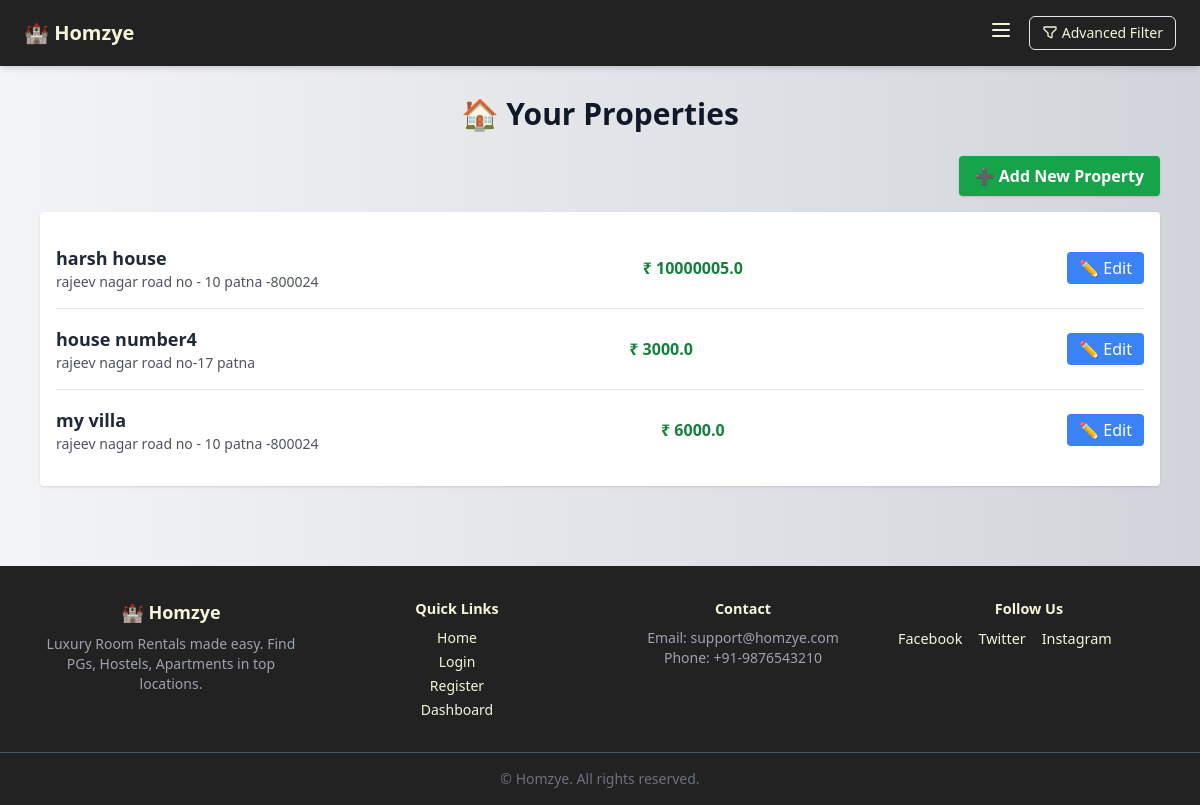
Page /dashboard (signed in) on the committed database.
### app.py (models this page shows)
class Property(db.Model):
    id = db.Column(db.Integer, primary_key=True)
    title = db.Column(db.String(200), nullable=False)
    description = db.Column(db.Text, nullable=False)
    location = db.Column(db.String(200), nullable=False)
    price = db.Column(db.Float, nullable=False)
    latitude = db.Column(db.Float)
    longitude = db.Column(db.Float)
    photo_filename = db.Column(db.String(128))
    owner_id = db.Column(db.Integer, db.ForeignKey('user.id'), nullable=False)
    created_at = db.Column(db.DateTime, default=datetime.utcnow)
    photos = db.relationship('Photo', back_populates='room', cascade='all, delete-orphan')

### app.py (the view)
@app.route('/dashboard')
@login_required
def dashboard():
    if current_user.role == 'admin':
        users = User.query.all()
        properties = Property.query.all()
        owner_data = db.session.query(User.username, db.func.count(Property.id)) \
            .join(Property, Property.owner_id == User.id) \
            .group_by(User.username).all()
        owner_names = [data[0] for data in owner_data]
        owner_counts = [data[1] for data in owner_data]
        return render_template('admin_dashboard.html',
                               users=users,
                               properties=properties,
                               owner_names=owner_names,
                               owner_counts=owner_counts)
    elif current_user.role == 'owner':
        props = Property.query.filter_by(owner_id=current_user.id).all()
        return render_template('dashboard_owner.html', properties=props)
    else:
       return render_template('dashboarduser.html')

### app.py (called while the page is built)
@login_manager.user_loader
def load_user(user_id):
    return User.query.get(int(user_id))

### templates/dashboard_owner.html (shortened to what this page needs)
{% extends 'base.html' %}
{% block content %}
<h2 class="text-3xl font-bold text-center text-gray-900 mb-6">🏠 Your Properties</h2>
<div class="text-right mb-4">
  <a href="{{ url_for('add_property') }}"
     class="inline-block bg-green-600 hover:bg-green-700 text-white font-semibold py-2 px-4 rounded shadow">
    ➕ Add New Property
  </a>
</div>
{% set props = current_user.properties %}
<div class="bg-white rounded shadow p-4">
  {% if props %}
    <ul class="divide-y divide-gray-200">
      {% for prop in props %}
        <li class="py-4">
          <div class="flex flex-col md:flex-row md:justify-between md:items-center">
            <div>
              <strong class="text-lg text-gray-800">{{ prop.title }}</strong>
              <p class="text-sm text-gray-600">{{ prop.location }}</p>
            </div>
            <div class="mt-2 md:mt-0 text-green-700 font-bold">
              ₹ {{ prop.price }}
            </div>
            <a href="{{ url_for('edit_property', property_id=prop.id) }}"
                 class="bg-blue-500 hover:bg-blue-700 text-white px-3 py-1 rounded">
                ✏️ Edit
              </a>
          </div>
        </li>
      {% endfor %}
    </ul>
  {% else %}
    <p class="text-gray-600">You have no properties yet.</p>
  {% endif %}
</div>
{% endblock %}

### static/style.css (style rules this page uses)
body { font-family: 'Segoe UI', Tahoma, Geneva, Verdana, sans-serif; background-color: #f8f9fa; color: #212529; line-height: 1.6; margin: 0; padding: 0; }
h1, h2, h3, h4 { font-weight: 600; margin-bottom: 1rem; }

### rows in the picture
Property: title "harsh house", location "rajeev nagar road no - 10 patna -800024", price "10000005.0"
Property: title "house number4", location "rajeev nagar road no-17 patna", price "3000.0"
Property: title "my villa", location "rajeev nagar road no - 10 patna -800024", price "6000.0"
